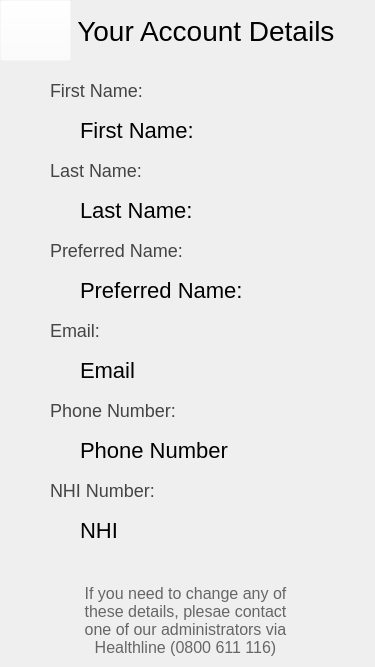
<?xml version="1.0" encoding="UTF-8"?>
<ui version="4.0">
 <class>AccountDetails</class>
 <widget class="QWidget" name="AccountDetails">
  <property name="geometry">
   <rect>
    <x>0</x>
    <y>0</y>
    <width>375</width>
    <height>667</height>
   </rect>
  </property>
  <property name="windowTitle">
   <string>Form</string>
  </property>
  <widget class="QLabel" name="lbl_chooseAnOption">
   <property name="geometry">
    <rect>
     <x>70</x>
     <y>0</y>
     <width>301</width>
     <height>61</height>
    </rect>
   </property>
   <property name="styleSheet">
    <string notr="true">color:black;
font-size:28px;
font-family:arial;</string>
   </property>
   <property name="text">
    <string> Your Account Details</string>
   </property>
  </widget>
  <widget class="QPushButton" name="btn_backToHome">
   <property name="geometry">
    <rect>
     <x>0</x>
     <y>0</y>
     <width>71</width>
     <height>61</height>
    </rect>
   </property>
   <property name="styleSheet">
    <string notr="true">image: url(:/images/backArrow2.png);
background-color: rgba(255, 255, 255, 0);</string>
   </property>
   <property name="text">
    <string/>
   </property>
  </widget>
  <widget class="QLabel" name="lbl_topBar">
   <property name="geometry">
    <rect>
     <x>0</x>
     <y>-20</y>
     <width>381</width>
     <height>101</height>
    </rect>
   </property>
   <property name="text">
    <string/>
   </property>
   <property name="pixmap">
    <pixmap resource="resources.qrc">:/images/topBar.png</pixmap>
   </property>
  </widget>
  <widget class="QLabel" name="lbl_fName">
   <property name="geometry">
    <rect>
     <x>50</x>
     <y>70</y>
     <width>101</width>
     <height>41</height>
    </rect>
   </property>
   <property name="styleSheet">
    <string notr="true">font-family:arial;
font-size:18px;
color:#444444;</string>
   </property>
   <property name="text">
    <string>First Name:</string>
   </property>
  </widget>
  <widget class="QLabel" name="lbl_lName">
   <property name="geometry">
    <rect>
     <x>50</x>
     <y>150</y>
     <width>101</width>
     <height>41</height>
    </rect>
   </property>
   <property name="styleSheet">
    <string notr="true">font-family:arial;
font-size:18px;
color:#444444;</string>
   </property>
   <property name="text">
    <string>Last Name:</string>
   </property>
  </widget>
  <widget class="QLabel" name="lbl_pName">
   <property name="geometry">
    <rect>
     <x>50</x>
     <y>230</y>
     <width>161</width>
     <height>41</height>
    </rect>
   </property>
   <property name="styleSheet">
    <string notr="true">font-family:arial;
font-size:18px;
color:#444444;</string>
   </property>
   <property name="text">
    <string>Preferred Name:</string>
   </property>
  </widget>
  <widget class="QLabel" name="lbl_Email">
   <property name="geometry">
    <rect>
     <x>50</x>
     <y>310</y>
     <width>161</width>
     <height>41</height>
    </rect>
   </property>
   <property name="styleSheet">
    <string notr="true">font-family:arial;
font-size:18px;
color:#444444;</string>
   </property>
   <property name="text">
    <string>Email:</string>
   </property>
  </widget>
  <widget class="QLabel" name="lbl_phone">
   <property name="geometry">
    <rect>
     <x>50</x>
     <y>390</y>
     <width>161</width>
     <height>41</height>
    </rect>
   </property>
   <property name="styleSheet">
    <string notr="true">font-family:arial;
font-size:18px;
color:#444444;</string>
   </property>
   <property name="text">
    <string>Phone Number:</string>
   </property>
  </widget>
  <widget class="QLabel" name="lbl_NHI">
   <property name="geometry">
    <rect>
     <x>50</x>
     <y>470</y>
     <width>161</width>
     <height>41</height>
    </rect>
   </property>
   <property name="styleSheet">
    <string notr="true">font-family:arial;
font-size:18px;
color:#444444;</string>
   </property>
   <property name="text">
    <string>NHI Number:</string>
   </property>
  </widget>
  <widget class="QLabel" name="lbl_NHI_2">
   <property name="geometry">
    <rect>
     <x>70</x>
     <y>580</y>
     <width>231</width>
     <height>81</height>
    </rect>
   </property>
   <property name="styleSheet">
    <string notr="true">font-family:arial;
font-size:16px;
color:#666666;</string>
   </property>
   <property name="text">
    <string>If you need to change any of these details, plesae contact one of our administrators via Healthline (0800 611 116)</string>
   </property>
   <property name="alignment">
    <set>Qt::AlignCenter</set>
   </property>
   <property name="wordWrap">
    <bool>true</bool>
   </property>
  </widget>
  <widget class="QLabel" name="lbl_userFName">
   <property name="geometry">
    <rect>
     <x>80</x>
     <y>110</y>
     <width>271</width>
     <height>41</height>
    </rect>
   </property>
   <property name="styleSheet">
    <string notr="true">font-family:arial;
font-size:22px;
color:black;</string>
   </property>
   <property name="text">
    <string>First Name:</string>
   </property>
  </widget>
  <widget class="QLabel" name="lbl_userLName">
   <property name="geometry">
    <rect>
     <x>80</x>
     <y>190</y>
     <width>271</width>
     <height>41</height>
    </rect>
   </property>
   <property name="styleSheet">
    <string notr="true">font-family:arial;
font-size:22px;
color:black;</string>
   </property>
   <property name="text">
    <string>Last Name:</string>
   </property>
  </widget>
  <widget class="QLabel" name="lbl_userPName">
   <property name="geometry">
    <rect>
     <x>80</x>
     <y>270</y>
     <width>271</width>
     <height>41</height>
    </rect>
   </property>
   <property name="styleSheet">
    <string notr="true">font-family:arial;
font-size:22px;
color:black;</string>
   </property>
   <property name="text">
    <string>Preferred Name:</string>
   </property>
  </widget>
  <widget class="QLabel" name="lbl_userEmail">
   <property name="geometry">
    <rect>
     <x>80</x>
     <y>350</y>
     <width>271</width>
     <height>41</height>
    </rect>
   </property>
   <property name="styleSheet">
    <string notr="true">font-family:arial;
font-size:22px;
color:black;</string>
   </property>
   <property name="text">
    <string>Email</string>
   </property>
  </widget>
  <widget class="QLabel" name="lbl_userPhone">
   <property name="geometry">
    <rect>
     <x>80</x>
     <y>430</y>
     <width>271</width>
     <height>41</height>
    </rect>
   </property>
   <property name="styleSheet">
    <string notr="true">font-family:arial;
font-size:22px;
color:black;</string>
   </property>
   <property name="text">
    <string>Phone Number</string>
   </property>
  </widget>
  <widget class="QLabel" name="lbl_userNHI">
   <property name="geometry">
    <rect>
     <x>80</x>
     <y>510</y>
     <width>271</width>
     <height>41</height>
    </rect>
   </property>
   <property name="styleSheet">
    <string notr="true">font-family:arial;
font-size:22px;
color:black;</string>
   </property>
   <property name="text">
    <string>NHI</string>
   </property>
  </widget>
  <zorder>lbl_topBar</zorder>
  <zorder>lbl_chooseAnOption</zorder>
  <zorder>btn_backToHome</zorder>
  <zorder>lbl_fName</zorder>
  <zorder>lbl_lName</zorder>
  <zorder>lbl_pName</zorder>
  <zorder>lbl_Email</zorder>
  <zorder>lbl_phone</zorder>
  <zorder>lbl_NHI</zorder>
  <zorder>lbl_NHI_2</zorder>
  <zorder>lbl_userFName</zorder>
  <zorder>lbl_userLName</zorder>
  <zorder>lbl_userPName</zorder>
  <zorder>lbl_userEmail</zorder>
  <zorder>lbl_userPhone</zorder>
  <zorder>lbl_userNHI</zorder>
 </widget>
 <resources>
  <include location="resources.qrc"/>
 </resources>
 <connections/>
</ui>
